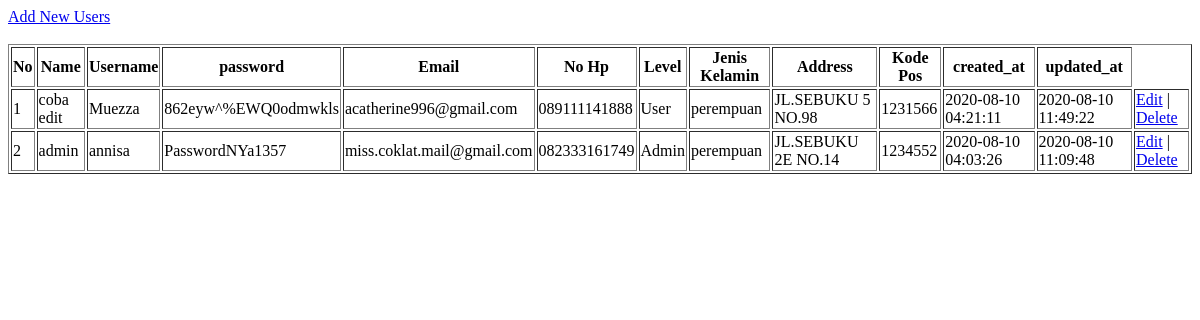
/views/users/index.php, run on an earlier commit of the app's database.
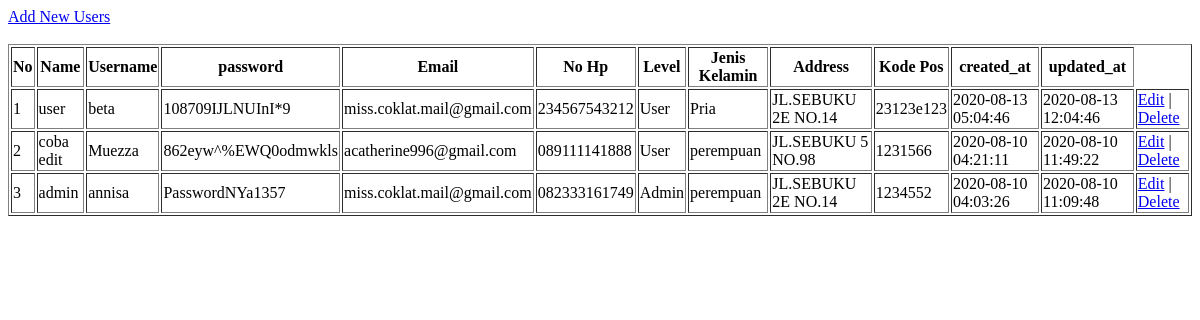
And on a later commit of the database.
### tables this page shows
CREATE TABLE `users` (
  `id` int(6) UNSIGNED NOT NULL,
  `name` varchar(255) NOT NULL,
  `username` varchar(255) NOT NULL,
  `password` varchar(30) NOT NULL,
  `email` varchar(255) NOT NULL,
  `no_hp` varchar(255) NOT NULL,
  `level` varchar(30) NOT NULL,
  `jenis_kelamin` varchar(30) NOT NULL,
  `address` varchar(255) NOT NULL,
  `kode_pos` varchar(255) NOT NULL,
  `created_at` timestamp NOT NULL DEFAULT current_timestamp(),
  `updated_at` datetime DEFAULT current_timestamp() ON UPDATE current_timestamp()
);

### controller/users/Users.php (called while the page is built, shortened)
<?php
class Users {
    function view() {
        $db = new Database();
        $mysqli = $db->connect();
        $sql = "SELECT * FROM users ORDER BY created_at DESC";
        $result = $mysqli->query($sql);
        while ($data = $result->fetch_assoc()) {
            $hasil[] = $data;
        }
        return $hasil;
    }
}
?>

### views/users/index.php (the view, shortened to what this page needs)
<!DOCTYPE html>
<html lang="en">
<head>
</head>
<body>
<a href="add_users.php">Add New Users</a><br/><br/>
    <table border="1">
    <tr>
        <th>No</th>
        <th>Name</th>
        <th>Username</th>
        <th>password</th>
        <th>Email</th>
        <th>No Hp</th>
        <th>Level</th>
        <th>Jenis Kelamin</th>
        <th>Address</th>
        <th>Kode Pos</th>
        <th>created_at</th>
        <th>updated_at</th>
    </tr>
    <?php
    require "./../../controller/users/Users.php";
    $users = new Users();
    $result = $users->view();
    $no = 1;
    if (!empty($result)) {
        foreach ($result as $row) {
            ?>
            <tr>
                <td><?php echo $no++;?></td>
                <td><?php echo $row['name'];?></td>
                <td><?php echo $row['username'];?></td>
                <td><?php echo $row['password'];?></td>
                <td><?php echo $row['email'];?></td>
                <td><?php echo $row['no_hp'];?></td>
                <td><?php echo $row['level'];?></td>
                <td><?php echo $row['jenis_kelamin'];?></td>
                <td><?php echo $row['address'];?></td>
                <td><?php echo $row['kode_pos'];?></td>
                <td><?php echo $row['created_at'];?></td>
                <td><?php echo $row['updated_at'];?></td>
                <td><a href='edit_users.php?id=<?php echo $row["id"]; ?>'>Edit</a>
                 |
                 <a href='delete_users.php?id=<?php echo $row["id"]; ?>'>Delete</a>
                 </td>
            </tr>
            <?php
            }
    }else{
        echo "data 0";
    }
    ?>
    </table>
</body>
</html>

What changed in the data, as far as the page shows it:
added users: name "user", username "beta", password "108709IJLNUInI*9", email "miss.coklat.mail@gmail.com", no_hp "234567543212", level "User", jenis_kelamin "Pria", address "JL.SEBUKU 2E NO.14", kode_pos "23123e123", created_at "2020-08-13 05:04:46", updated_at "2020-08-13 12:04:46"
